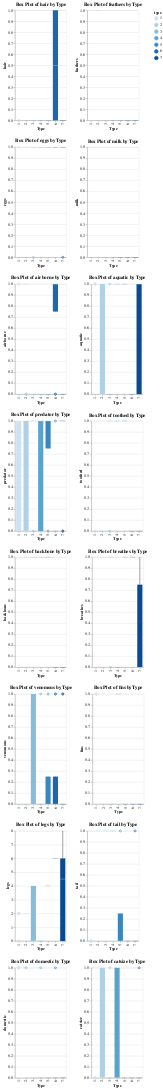

The code cell stored with this chart in its notebook:
### Code cell
import altair as alt

# Count the occurrences of unique values in `type`
type_counts = df['type'].value_counts().reset_index()
type_counts = type_counts.set_axis(['type', 'count'], axis=1)

# Display the counts
print("Count of values in type column: \n")
print(type_counts.to_markdown(index = False))

# Create a bar chart to visualize the distribution of `type`
chart1 = alt.Chart(type_counts).mark_bar().encode(
    x=alt.X('type:N', axis=alt.Axis(title='Type')),
    y=alt.Y('count:Q', axis=alt.Axis(title='Count')),
    tooltip=['type', 'count']
).properties(
    title='Distribution of Type'
).interactive()

# Create subplots with 7 rows and 2 columns
charts = []
for i, col in enumerate(df.columns):
    # Skip `animal name` and `type` columns
    if col in ['animal name', 'type']:
        continue

    # Create a box plot for each column grouped by `type`
    chart = alt.Chart(df).mark_boxplot().encode(
        x=alt.X('type:N', axis=alt.Axis(title='Type')),
        y=alt.Y(col + ':Q', axis=alt.Axis(title=col)),
        color='type'
    ).properties(
        title=f'Box Plot of {col} by Type'
    )

    charts.append(chart)

# Arrange the charts in a 7x2 grid
fig = alt.vconcat(
    *[alt.hconcat(*charts[i:i+2]) for i in range(0, len(charts), 2)]
)

# Save the figure
fig.save('subplots_of_boxplots.json')
fig.show()

### Figure 1 — Vega-Lite specification as saved in the notebook (floating-point values rounded to 4 significant figures)
{"config": {"view": {"continuousWidth": 300, "continuousHeight": 300}}, "vconcat": [{"hconcat": [{"mark": {"type": "boxplot"}, "encoding": {"color": {"field": "type", "type": "quantitative"}, "x": {"axis": {"title": "Type"}, "field": "type", "type": "nominal"}, "y": {"axis": {"title": "hair"}, "field": "hair", "type": "quantitative"}}, "title": "Box Plot of hair by Type"}, {"mark": {"type": "boxplot"}, "encoding": {"color": {"field": "type", "type": "quantitative"}, "x": {"axis": {"title": "Type"}, "field": "type", "type": "nominal"}, "y": {"axis": {"title": "feathers"}, "field": "feathers", "type": "quantitative"}}, "title": "Box Plot of feathers by Type"}]}, {"hconcat": [{"mark": {"type": "boxplot"}, "encoding": {"color": {"field": "type", "type": "quantitative"}, "x": {"axis": {"title": "Type"}, "field": "type", "type": "nominal"}, "y": {"axis": {"title": "eggs"}, "field": "eggs", "type": "quantitative"}}, "title": "Box Plot of eggs by Type"}, {"mark": {"type": "boxplot"}, "encoding": {"color": {"field": "type", "type": "quantitative"}, "x": {"axis": {"title": "Type"}, "field": "type", "type": "nominal"}, "y": {"axis": {"title": "milk"}, "field": "milk", "type": "quantitative"}}, "title": "Box Plot of milk by Type"}]}, {"hconcat": [{"mark": {"type": "boxplot"}, "encoding": {"color": {"field": "type", "type": "quantitative"}, "x": {"axis": {"title": "Type"}, "field": "type", "type": "nominal"}, "y": {"axis": {"title": "airborne"}, "field": "airborne", "type": "quantitative"}}, "title": "Box Plot of airborne by Type"}, {"mark": {"type": "boxplot"}, "encoding": {"color": {"field": "type", "type": "quantitative"}, "x": {"axis": {"title": "Type"}, "field": "type", "type": "nominal"}, "y": {"axis": {"title": "aquatic"}, "field": "aquatic", "type": "quantitative"}}, "title": "Box Plot of aquatic by Type"}]}, {"hconcat": [{"mark": {"type": "boxplot"}, "encoding": {"color": {"field": "type", "type": "quantitative"}, "x": {"axis": {"title": "Type"}, "field": "type", "type": "nominal"}, "y": {"axis": {"title": "predator"}, "field": "predator", "type": "quantitative"}}, "title": "Box Plot of predator by Type"}, {"mark": {"type": "boxplot"}, "encoding": {"color": {"field": "type", "type": "quantitative"}, "x": {"axis": {"title": "Type"}, "field": "type", "type": "nominal"}, "y": {"axis": {"title": "toothed"}, "field": "toothed", "type": "quantitative"}}, "title": "Box Plot of toothed by Type"}]}, {"hconcat": [{"mark": {"type": "boxplot"}, "encoding": {"color": {"field": "type", "type": "quantitative"}, "x": {"axis": {"title": "Type"}, "field": "type", "type": "nominal"}, "y": {"axis": {"title": "backbone"}, "field": "backbone", "type": "quantitative"}}, "title": "Box Plot of backbone by Type"}, {"mark": {"type": "boxplot"}, "encoding": {"color": {"field": "type", "type": "quantitative"}, "x": {"axis": {"title": "Type"}, "field": "type", "type": "nominal"}, "y": {"axis": {"title": "breathes"}, "field": "breathes", "type": "quantitative"}}, "title": "Box Plot of breathes by Type"}]}, {"hconcat": [{"mark": {"type": "boxplot"}, "encoding": {"color": {"field": "type", "type": "quantitative"}, "x": {"axis": {"title": "Type"}, "field": "type", "type": "nominal"}, "y": {"axis": {"title": "venomous"}, "field": "venomous", "type": "quantitative"}}, "title": "Box Plot of venomous by Type"}, {"mark": {"type": "boxplot"}, "encoding": {"color": {"field": "type", "type": "quantitative"}, "x": {"axis": {"title": "Type"}, "field": "type", "type": "nominal"}, "y": {"axis": {"title": "fins"}, "field": "fins", "type": "quantitative"}}, "title": "Box Plot of fins by Type"}]}, {"hconcat": [{"mark": {"type": "boxplot"}, "encoding": {"color": {"field": "type", "type": "quantitative"}, "x": {"axis": {"title": "Type"}, "field": "type", "type": "nominal"}, "y": {"axis": {"title": "legs"}, "field": "legs", "type": "quantitative"}}, "title": "Box Plot of legs by Type"}, {"mark": {"type": "boxplot"}, "encoding": {"color": {"field": "type", "type": "quantitative"}, "x": {"axis": {"title": "Type"}, "field": "type", "type": "nominal"}, "y": {"axis": {"title": "tail"}, "field": "tail", "type": "quantitative"}}, "title": "Box Plot of tail by Type"}]}, {"hconcat": [{"mark": {"type": "boxplot"}, "encoding": {"color": {"field": "type", "type": "quantitative"}, "x": {"axis": {"title": "Type"}, "field": "type", "type": "nominal"}, "y": {"axis": {"title": "domestic"}, "field": "domestic", "type": "quantitative"}}, "title": "Box Plot of domestic by Type"}, {"mark": {"type": "boxplot"}, "encoding": {"color": {"field": "type", "type": "quantitative"}, "x": {"axis": {"title": "Type"}, "field": "type", "type": "nominal"}, "y": {"axis": {"title": "catsize"}, "field": "catsize", "type": "quantitative"}}, "title": "Box Plot of catsize by Type"}]}], "data": {"name": "data-2abd5edf44a39ff81b90b2b9d1974f74"}, "$schema": "https://vega.github.io/schema/vega-lite/v5.17.0.json", "datasets": {"data-2abd5edf44a39ff81b90b2b9d1974f74": [{"animal name": "aardvark", "hair": 1, "feathers": 0, "eggs": 0, "milk": 1, "airborne": 0, "aquatic": 0, "predator": 1, "toothed": 1, "backbone": 1, "breathes": 1, "venomous": 0, "fins": 0, "legs": 4, "tail": 0, "domestic": 0, "catsize": 1, "type": 1}, {"animal name": "antelope", "hair": 1, "feathers": 0, "eggs": 0, "milk": 1, "airborne": 0, "aquatic": 0, "predator": 0, "toothed": 1, "backbone": 1, "breathes": 1, "venomous": 0, "fins": 0, "legs": 4, "tail": 1, "domestic": 0, "catsize": 1, "type": 1}, {"animal name": "bass", "hair": 0, "feathers": 0, "eggs": 1, "milk": 0, "airborne": 0, "aquatic": 1, "predator": 1, "toothed": 1, "backbone": 1, "breathes": 0, "venomous": 0, "fins": 1, "legs": 0, "tail": 1, "domestic": 0, "catsize": 0, "type": 4}, {"animal name": "bear", "hair": 1, "feathers": 0, "eggs": 0, "milk": 1, "airborne": 0, "aquatic": 0, "predator": 1, "toothed": 1, "backbone": 1, "breathes": 1, "venomous": 0, "fins": 0, "legs": 4, "tail": 0, "domestic": 0, "catsize": 1, "type": 1}, {"animal name": "boar", "hair": 1, "feathers": 0, "eggs": 0, "milk": 1, "airborne": 0, "aquatic": 0, "predator": 1, "toothed": 1, "backbone": 1, "breathes": 1, "venomous": 0, "fins": 0, "legs": 4, "tail": 1, "domestic": 0, "catsize": 1, "type": 1}, {"animal name": "buffalo", "hair": 1, "feathers": 0, "eggs": 0, "milk": 1, "airborne": 0, "aquatic": 0, "predator": 0, "toothed": 1, "backbone": 1, "breathes": 1, "venomous": 0, "fins": 0, "legs": 4, "tail": 1, "domestic": 0, "catsize": 1, "type": 1}, {"animal name": "calf", "hair": 1, "feathers": 0, "eggs": 0, "milk": 1, "airborne": 0, "aquatic": 0, "predator": 0, "toothed": 1, "backbone": 1, "breathes": 1, "venomous": 0, "fins": 0, "legs": 4, "tail": 1, "domestic": 1, "catsize": 1, "type": 1}, {"animal name": "carp", "hair": 0, "feathers": 0, "eggs": 1, "milk": 0, "airborne": 0, "aquatic": 1, "predator": 0, "toothed": 1, "backbone": 1, "breathes": 0, "venomous": 0, "fins": 1, "legs": 0, "tail": 1, "domestic": 1, "catsize": 0, "type": 4}, {"animal name": "catfish", "hair": 0, "feathers": 0, "eggs": 1, "milk": 0, "airborne": 0, "aquatic": 1, "predator": 1, "toothed": 1, "backbone": 1, "breathes": 0, "venomous": 0, "fins": 1, "legs": 0, "tail": 1, "domestic": 0, "catsize": 0, "type": 4}, {"animal name": "cavy", "hair": 1, "feathers": 0, "eggs": 0, "milk": 1, "airborne": 0, "aquatic": 0, "predator": 0, "toothed": 1, "backbone": 1, "breathes": 1, "venomous": 0, "fins": 0, "legs": 4, "tail": 0, "domestic": 1, "catsize": 0, "type": 1}, {"animal name": "cheetah", "hair": 1, "feathers": 0, "eggs": 0, "milk": 1, "airborne": 0, "aquatic": 0, "predator": 1, "toothed": 1, "backbone": 1, "breathes": 1, "venomous": 0, "fins": 0, "legs": 4, "tail": 1, "domestic": 0, "catsize": 1, "type": 1}, {"animal name": "chicken", "hair": 0, "feathers": 1, "eggs": 1, "milk": 0, "airborne": 1, "aquatic": 0, "predator": 0, "toothed": 0, "backbone": 1, "breathes": 1, "venomous": 0, "fins": 0, "legs": 2, "tail": 1, "domestic": 1, "catsize": 0, "type": 2}, {"animal name": "chub", "hair": 0, "feathers": 0, "eggs": 1, "milk": 0, "airborne": 0, "aquatic": 1, "predator": 1, "toothed": 1, "backbone": 1, "breathes": 0, "venomous": 0, "fins": 1, "legs": 0, "tail": 1, "domestic": 0, "catsize": 0, "type": 4}, {"animal name": "clam", "hair": 0, "feathers": 0, "eggs": 1, "milk": 0, "airborne": 0, "aquatic": 0, "predator": 1, "toothed": 0, "backbone": 0, "breathes": 0, "venomous": 0, "fins": 0, "legs": 0, "tail": 0, "domestic": 0, "catsize": 0, "type": 7}, {"animal name": "crab", "hair": 0, "feathers": 0, "eggs": 1, "milk": 0, "airborne": 0, "aquatic": 1, "predator": 1, "toothed": 0, "backbone": 0, "breathes": 0, "venomous": 0, "fins": 0, "legs": 4, "tail": 0, "domestic": 0, "catsize": 0, "type": 7}, {"animal name": "crayfish", "hair": 0, "feathers": 0, "eggs": 1, "milk": 0, "airborne": 0, "aquatic": 1, "predator": 1, "toothed": 0, "backbone": 0, "breathes": 0, "venomous": 0, "fins": 0, "legs": 6, "tail": 0, "domestic": 0, "catsize": 0, "type": 7}, {"animal name": "crow", "hair": 0, "feathers": 1, "eggs": 1, "milk": 0, "airborne": 1, "aquatic": 0, "predator": 1, "toothed": 0, "backbone": 1, "breathes": 1, "venomous": 0, "fins": 0, "legs": 2, "tail": 1, "domestic": 0, "catsize": 0, "type": 2}, {"animal name": "deer", "hair": 1, "feathers": 0, "eggs": 0, "milk": 1, "airborne": 0, "aquatic": 0, "predator": 0, "toothed": 1, "backbone": 1, "breathes": 1, "venomous": 0, "fins": 0, "legs": 4, "tail": 1, "domestic": 0, "catsize": 1, "type": 1}, {"animal name": "dogfish", "hair": 0, "feathers": 0, "eggs": 1, "milk": 0, "airborne": 0, "aquatic": 1, "predator": 1, "toothed": 1, "backbone": 1, "breathes": 0, "venomous": 0, "fins": 1, "legs": 0, "tail": 1, "domestic": 0, "catsize": 1, "type": 4}, {"animal name": "dolphin", "hair": 0, "feathers": 0, "eggs": 0, "milk": 1, "airborne": 0, "aquatic": 1, "predator": 1, "toothed": 1, "backbone": 1, "breathes": 1, "venomous": 0, "fins": 1, "legs": 0, "tail": 1, "domestic": 0, "catsize": 1, "type": 1}, {"animal name": "dove", "hair": 0, "feathers": 1, "eggs": 1, "milk": 0, "airborne": 1, "aquatic": 0, "predator": 0, "toothed": 0, "backbone": 1, "breathes": 1, "venomous": 0, "fins": 0, "legs": 2, "tail": 1, "domestic": 1, "catsize": 0, "type": 2}, {"animal name": "duck", "hair": 0, "feathers": 1, "eggs": 1, "milk": 0, "airborne": 1, "aquatic": 1, "predator": 0, "toothed": 0, "backbone": 1, "breathes": 1, "venomous": 0, "fins": 0, "legs": 2, "tail": 1, "domestic": 0, "catsize": 0, "type": 2}, {"animal name": "elephant", "hair": 1, "feathers": 0, "eggs": 0, "milk": 1, "airborne": 0, "aquatic": 0, "predator": 0, "toothed": 1, "backbone": 1, "breathes": 1, "venomous": 0, "fins": 0, "legs": 4, "tail": 1, "domestic": 0, "catsize": 1, "type": 1}, {"animal name": "flamingo", "hair": 0, "feathers": 1, "eggs": 1, "milk": 0, "airborne": 1, "aquatic": 0, "predator": 0, "toothed": 0, "backbone": 1, "breathes": 1, "venomous": 0, "fins": 0, "legs": 2, "tail": 1, "domestic": 0, "catsize": 1, "type": 2}, {"animal name": "flea", "hair": 0, "feathers": 0, "eggs": 1, "milk": 0, "airborne": 0, "aquatic": 0, "predator": 0, "toothed": 0, "backbone": 0, "breathes": 1, "venomous": 0, "fins": 0, "legs": 6, "tail": 0, "domestic": 0, "catsize": 0, "type": 6}, {"animal name": "frog", "hair": 0, "feathers": 0, "eggs": 1, "milk": 0, "airborne": 0, "aquatic": 1, "predator": 1, "toothed": 1, "backbone": 1, "breathes": 1, "venomous": 0, "fins": 0, "legs": 4, "tail": 0, "domestic": 0, "catsize": 0, "type": 5}, {"animal name": "frog", "hair": 0, "feathers": 0, "eggs": 1, "milk": 0, "airborne": 0, "aquatic": 1, "predator": 1, "toothed": 1, "backbone": 1, "breathes": 1, "venomous": 1, "fins": 0, "legs": 4, "tail": 0, "domestic": 0, "catsize": 0, "type": 5}, {"animal name": "fruitbat", "hair": 1, "feathers": 0, "eggs": 0, "milk": 1, "airborne": 1, "aquatic": 0, "predator": 0, "toothed": 1, "backbone": 1, "breathes": 1, "venomous": 0, "fins": 0, "legs": 2, "tail": 1, "domestic": 0, "catsize": 0, "type": 1}, {"animal name": "giraffe", "hair": 1, "feathers": 0, "eggs": 0, "milk": 1, "airborne": 0, "aquatic": 0, "predator": 0, "toothed": 1, "backbone": 1, "breathes": 1, "venomous": 0, "fins": 0, "legs": 4, "tail": 1, "domestic": 0, "catsize": 1, "type": 1}, {"animal name": "girl", "hair": 1, "feathers": 0, "eggs": 0, "milk": 1, "airborne": 0, "aquatic": 0, "predator": 1, "toothed": 1, "backbone": 1, "breathes": 1, "venomous": 0, "fins": 0, "legs": 2, "tail": 0, "domestic": 1, "catsize": 1, "type": 1}, {"animal name": "gnat", "hair": 0, "feathers": 0, "eggs": 1, "milk": 0, "airborne": 1, "aquatic": 0, "predator": 0, "toothed": 0, "backbone": 0, "breathes": 1, "venomous": 0, "fins": 0, "legs": 6, "tail": 0, "domestic": 0, "catsize": 0, "type": 6}, {"animal name": "goat", "hair": 1, "feathers": 0, "eggs": 0, "milk": 1, "airborne": 0, "aquatic": 0, "predator": 0, "toothed": 1, "backbone": 1, "breathes": 1, "venomous": 0, "fins": 0, "legs": 4, "tail": 1, "domestic": 1, "catsize": 1, "type": 1}, {"animal name": "gorilla", "hair": 1, "feathers": 0, "eggs": 0, "milk": 1, "airborne": 0, "aquatic": 0, "predator": 0, "toothed": 1, "backbone": 1, "breathes": 1, "venomous": 0, "fins": 0, "legs": 2, "tail": 0, "domestic": 0, "catsize": 1, "type": 1}, {"animal name": "gull", "hair": 0, "feathers": 1, "eggs": 1, "milk": 0, "airborne": 1, "aquatic": 1, "predator": 1, "toothed": 0, "backbone": 1, "breathes": 1, "venomous": 0, "fins": 0, "legs": 2, "tail": 1, "domestic": 0, "catsize": 0, "type": 2}, {"animal name": "haddock", "hair": 0, "feathers": 0, "eggs": 1, "milk": 0, "airborne": 0, "aquatic": 1, "predator": 0, "toothed": 1, "backbone": 1, "breathes": 0, "venomous": 0, "fins": 1, "legs": 0, "tail": 1, "domestic": 0, "catsize": 0, "type": 4}, {"animal name": "hamster", "hair": 1, "feathers": 0, "eggs": 0, "milk": 1, "airborne": 0, "aquatic": 0, "predator": 0, "toothed": 1, "backbone": 1, "breathes": 1, "venomous": 0, "fins": 0, "legs": 4, "tail": 1, "domestic": 1, "catsize": 0, "type": 1}, {"animal name": "hare", "hair": 1, "feathers": 0, "eggs": 0, "milk": 1, "airborne": 0, "aquatic": 0, "predator": 0, "toothed": 1, "backbone": 1, "breathes": 1, "venomous": 0, "fins": 0, "legs": 4, "tail": 1, "domestic": 0, "catsize": 0, "type": 1}, {"animal name": "hawk", "hair": 0, "feathers": 1, "eggs": 1, "milk": 0, "airborne": 1, "aquatic": 0, "predator": 1, "toothed": 0, "backbone": 1, "breathes": 1, "venomous": 0, "fins": 0, "legs": 2, "tail": 1, "domestic": 0, "catsize": 0, "type": 2}, {"animal name": "herring", "hair": 0, "feathers": 0, "eggs": 1, "milk": 0, "airborne": 0, "aquatic": 1, "predator": 1, "toothed": 1, "backbone": 1, "breathes": 0, "venomous": 0, "fins": 1, "legs": 0, "tail": 1, "domestic": 0, "catsize": 0, "type": 4}, {"animal name": "honeybee", "hair": 1, "feathers": 0, "eggs": 1, "milk": 0, "airborne": 1, "aquatic": 0, "predator": 0, "toothed": 0, "backbone": 0, "breathes": 1, "venomous": 1, "fins": 0, "legs": 6, "tail": 0, "domestic": 1, "catsize": 0, "type": 6}, {"animal name": "housefly", "hair": 1, "feathers": 0, "eggs": 1, "milk": 0, "airborne": 1, "aquatic": 0, "predator": 0, "toothed": 0, "backbone": 0, "breathes": 1, "venomous": 0, "fins": 0, "legs": 6, "tail": 0, "domestic": 0, "catsize": 0, "type": 6}, {"animal name": "kiwi", "hair": 0, "feathers": 1, "eggs": 1, "milk": 0, "airborne": 0, "aquatic": 0, "predator": 1, "toothed": 0, "backbone": 1, "breathes": 1, "venomous": 0, "fins": 0, "legs": 2, "tail": 1, "domestic": 0, "catsize": 0, "type": 2}, {"animal name": "ladybird", "hair": 0, "feathers": 0, "eggs": 1, "milk": 0, "airborne": 1, "aquatic": 0, "predator": 1, "toothed": 0, "backbone": 0, "breathes": 1, "venomous": 0, "fins": 0, "legs": 6, "tail": 0, "domestic": 0, "catsize": 0, "type": 6}, {"animal name": "lark", "hair": 0, "feathers": 1, "eggs": 1, "milk": 0, "airborne": 1, "aquatic": 0, "predator": 0, "toothed": 0, "backbone": 1, "breathes": 1, "venomous": 0, "fins": 0, "legs": 2, "tail": 1, "domestic": 0, "catsize": 0, "type": 2}, {"animal name": "leopard", "hair": 1, "feathers": 0, "eggs": 0, "milk": 1, "airborne": 0, "aquatic": 0, "predator": 1, "toothed": 1, "backbone": 1, "breathes": 1, "venomous": 0, "fins": 0, "legs": 4, "tail": 1, "domestic": 0, "catsize": 1, "type": 1}, {"animal name": "lion", "hair": 1, "feathers": 0, "eggs": 0, "milk": 1, "airborne": 0, "aquatic": 0, "predator": 1, "toothed": 1, "backbone": 1, "breathes": 1, "venomous": 0, "fins": 0, "legs": 4, "tail": 1, "domestic": 0, "catsize": 1, "type": 1}, {"animal name": "lobster", "hair": 0, "feathers": 0, "eggs": 1, "milk": 0, "airborne": 0, "aquatic": 1, "predator": 1, "toothed": 0, "backbone": 0, "breathes": 0, "venomous": 0, "fins": 0, "legs": 6, "tail": 0, "domestic": 0, "catsize": 0, "type": 7}, {"animal name": "lynx", "hair": 1, "feathers": 0, "eggs": 0, "milk": 1, "airborne": 0, "aquatic": 0, "predator": 1, "toothed": 1, "backbone": 1, "breathes": 1, "venomous": 0, "fins": 0, "legs": 4, "tail": 1, "domestic": 0, "catsize": 1, "type": 1}, {"animal name": "mink", "hair": 1, "feathers": 0, "eggs": 0, "milk": 1, "airborne": 0, "aquatic": 1, "predator": 1, "toothed": 1, "backbone": 1, "breathes": 1, "venomous": 0, "fins": 0, "legs": 4, "tail": 1, "domestic": 0, "catsize": 1, "type": 1}, {"animal name": "mole", "hair": 1, "feathers": 0, "eggs": 0, "milk": 1, "airborne": 0, "aquatic": 0, "predator": 1, "toothed": 1, "backbone": 1, "breathes": 1, "venomous": 0, "fins": 0, "legs": 4, "tail": 1, "domestic": 0, "catsize": 0, "type": 1}, {"animal name": "mongoose", "hair": 1, "feathers": 0, "eggs": 0, "milk": 1, "airborne": 0, "aquatic": 0, "predator": 1, "toothed": 1, "backbone": 1, "breathes": 1, "venomous": 0, "fins": 0, "legs": 4, "tail": 1, "domestic": 0, "catsize": 1, "type": 1}, {"animal name": "moth", "hair": 1, "feathers": 0, "eggs": 1, "milk": 0, "airborne": 1, "aquatic": 0, "predator": 0, "toothed": 0, "backbone": 0, "breathes": 1, "venomous": 0, "fins": 0, "legs": 6, "tail": 0, "domestic": 0, "catsize": 0, "type": 6}, {"animal name": "newt", "hair": 0, "feathers": 0, "eggs": 1, "milk": 0, "airborne": 0, "aquatic": 1, "predator": 1, "toothed": 1, "backbone": 1, "breathes": 1, "venomous": 0, "fins": 0, "legs": 4, "tail": 1, "domestic": 0, "catsize": 0, "type": 5}, {"animal name": "octopus", "hair": 0, "feathers": 0, "eggs": 1, "milk": 0, "airborne": 0, "aquatic": 1, "predator": 1, "toothed": 0, "backbone": 0, "breathes": 0, "venomous": 0, "fins": 0, "legs": 8, "tail": 0, "domestic": 0, "catsize": 1, "type": 7}, {"animal name": "opossum", "hair": 1, "feathers": 0, "eggs": 0, "milk": 1, "airborne": 0, "aquatic": 0, "predator": 1, "toothed": 1, "backbone": 1, "breathes": 1, "venomous": 0, "fins": 0, "legs": 4, "tail": 1, "domestic": 0, "catsize": 0, "type": 1}, {"animal name": "oryx", "hair": 1, "feathers": 0, "eggs": 0, "milk": 1, "airborne": 0, "aquatic": 0, "predator": 0, "toothed": 1, "backbone": 1, "breathes": 1, "venomous": 0, "fins": 0, "legs": 4, "tail": 1, "domestic": 0, "catsize": 1, "type": 1}, {"animal name": "ostrich", "hair": 0, "feathers": 1, "eggs": 1, "milk": 0, "airborne": 0, "aquatic": 0, "predator": 0, "toothed": 0, "backbone": 1, "breathes": 1, "venomous": 0, "fins": 0, "legs": 2, "tail": 1, "domestic": 0, "catsize": 1, "type": 2}, {"animal name": "parakeet", "hair": 0, "feathers": 1, "eggs": 1, "milk": 0, "airborne": 1, "aquatic": 0, "predator": 0, "toothed": 0, "backbone": 1, "breathes": 1, "venomous": 0, "fins": 0, "legs": 2, "tail": 1, "domestic": 1, "catsize": 0, "type": 2}, {"animal name": "penguin", "hair": 0, "feathers": 1, "eggs": 1, "milk": 0, "airborne": 0, "aquatic": 1, "predator": 1, "toothed": 0, "backbone": 1, "breathes": 1, "venomous": 0, "fins": 0, "legs": 2, "tail": 1, "domestic": 0, "catsize": 1, "type": 2}, {"animal name": "pheasant", "hair": 0, "feathers": 1, "eggs": 1, "milk": 0, "airborne": 1, "aquatic": 0, "predator": 0, "toothed": 0, "backbone": 1, "breathes": 1, "venomous": 0, "fins": 0, "legs": 2, "tail": 1, "domestic": 0, "catsize": 0, "type": 2}, {"animal name": "pike", "hair": 0, "feathers": 0, "eggs": 1, "milk": 0, "airborne": 0, "aquatic": 1, "predator": 1, "toothed": 1, "backbone": 1, "breathes": 0, "venomous": 0, "fins": 1, "legs": 0, "tail": 1, "domestic": 0, "catsize": 1, "type": 4}, {"animal name": "piranha", "hair": 0, "feathers": 0, "eggs": 1, "milk": 0, "airborne": 0, "aquatic": 1, "predator": 1, "toothed": 1, "backbone": 1, "breathes": 0, "venomous": 0, "fins": 1, "legs": 0, "tail": 1, "domestic": 0, "catsize": 0, "type": 4}, {"animal name": "pitviper", "hair": 0, "feathers": 0, "eggs": 1, "milk": 0, "airborne": 0, "aquatic": 0, "predator": 1, "toothed": 1, "backbone": 1, "breathes": 1, "venomous": 1, "fins": 0, "legs": 0, "tail": 1, "domestic": 0, "catsize": 0, "type": 3}, {"animal name": "platypus", "hair": 1, "feathers": 0, "eggs": 1, "milk": 1, "airborne": 0, "aquatic": 1, "predator": 1, "toothed": 0, "backbone": 1, "breathes": 1, "venomous": 0, "fins": 0, "legs": 4, "tail": 1, "domestic": 0, "catsize": 1, "type": 1}, {"animal name": "polecat", "hair": 1, "feathers": 0, "eggs": 0, "milk": 1, "airborne": 0, "aquatic": 0, "predator": 1, "toothed": 1, "backbone": 1, "breathes": 1, "venomous": 0, "fins": 0, "legs": 4, "tail": 1, "domestic": 0, "catsize": 1, "type": 1}, {"animal name": "pony", "hair": 1, "feathers": 0, "eggs": 0, "milk": 1, "airborne": 0, "aquatic": 0, "predator": 0, "toothed": 1, "backbone": 1, "breathes": 1, "venomous": 0, "fins": 0, "legs": 4, "tail": 1, "domestic": 1, "catsize": 1, "type": 1}, {"animal name": "porpoise", "hair": 0, "feathers": 0, "eggs": 0, "milk": 1, "airborne": 0, "aquatic": 1, "predator": 1, "toothed": 1, "backbone": 1, "breathes": 1, "venomous": 0, "fins": 1, "legs": 0, "tail": 1, "domestic": 0, "catsize": 1, "type": 1}, {"animal name": "puma", "hair": 1, "feathers": 0, "eggs": 0, "milk": 1, "airborne": 0, "aquatic": 0, "predator": 1, "toothed": 1, "backbone": 1, "breathes": 1, "venomous": 0, "fins": 0, "legs": 4, "tail": 1, "domestic": 0, "catsize": 1, "type": 1}, {"animal name": "pussycat", "hair": 1, "feathers": 0, "eggs": 0, "milk": 1, "airborne": 0, "aquatic": 0, "predator": 1, "toothed": 1, "backbone": 1, "breathes": 1, "venomous": 0, "fins": 0, "legs": 4, "tail": 1, "domestic": 1, "catsize": 1, "type": 1}, {"animal name": "raccoon", "hair": 1, "feathers": 0, "eggs": 0, "milk": 1, "airborne": 0, "aquatic": 0, "predator": 1, "toothed": 1, "backbone": 1, "breathes": 1, "venomous": 0, "fins": 0, "legs": 4, "tail": 1, "domestic": 0, "catsize": 1, "type": 1}, {"animal name": "reindeer", "hair": 1, "feathers": 0, "eggs": 0, "milk": 1, "airborne": 0, "aquatic": 0, "predator": 0, "toothed": 1, "backbone": 1, "breathes": 1, "venomous": 0, "fins": 0, "legs": 4, "tail": 1, "domestic": 1, "catsize": 1, "type": 1}, {"animal name": "rhea", "hair": 0, "feathers": 1, "eggs": 1, "milk": 0, "airborne": 0, "aquatic": 0, "predator": 1, "toothed": 0, "backbone": 1, "breathes": 1, "venomous": 0, "fins": 0, "legs": 2, "tail": 1, "domestic": 0, "catsize": 1, "type": 2}, {"animal name": "scorpion", "hair": 0, "feathers": 0, "eggs": 0, "milk": 0, "airborne": 0, "aquatic": 0, "predator": 1, "toothed": 0, "backbone": 0, "breathes": 1, "venomous": 1, "fins": 0, "legs": 8, "tail": 1, "domestic": 0, "catsize": 0, "type": 7}, {"animal name": "seahorse", "hair": 0, "feathers": 0, "eggs": 1, "milk": 0, "airborne": 0, "aquatic": 1, "predator": 0, "toothed": 1, "backbone": 1, "breathes": 0, "venomous": 0, "fins": 1, "legs": 0, "tail": 1, "domestic": 0, "catsize": 0, "type": 4}, {"animal name": "seal", "hair": 1, "feathers": 0, "eggs": 0, "milk": 1, "airborne": 0, "aquatic": 1, "predator": 1, "toothed": 1, "backbone": 1, "breathes": 1, "venomous": 0, "fins": 1, "legs": 0, "tail": 0, "domestic": 0, "catsize": 1, "type": 1}, {"animal name": "sealion", "hair": 1, "feathers": 0, "eggs": 0, "milk": 1, "airborne": 0, "aquatic": 1, "predator": 1, "toothed": 1, "backbone": 1, "breathes": 1, "venomous": 0, "fins": 1, "legs": 2, "tail": 1, "domestic": 0, "catsize": 1, "type": 1}, {"animal name": "seasnake", "hair": 0, "feathers": 0, "eggs": 0, "milk": 0, "airborne": 0, "aquatic": 1, "predator": 1, "toothed": 1, "backbone": 1, "breathes": 0, "venomous": 1, "fins": 0, "legs": 0, "tail": 1, "domestic": 0, "catsize": 0, "type": 3}, {"animal name": "seawasp", "hair": 0, "feathers": 0, "eggs": 1, "milk": 0, "airborne": 0, "aquatic": 1, "predator": 1, "toothed": 0, "backbone": 0, "breathes": 0, "venomous": 1, "fins": 0, "legs": 0, "tail": 0, "domestic": 0, "catsize": 0, "type": 7}, {"animal name": "skimmer", "hair": 0, "feathers": 1, "eggs": 1, "milk": 0, "airborne": 1, "aquatic": 1, "predator": 1, "toothed": 0, "backbone": 1, "breathes": 1, "venomous": 0, "fins": 0, "legs": 2, "tail": 1, "domestic": 0, "catsize": 0, "type": 2}, {"animal name": "skua", "hair": 0, "feathers": 1, "eggs": 1, "milk": 0, "airborne": 1, "aquatic": 1, "predator": 1, "toothed": 0, "backbone": 1, "breathes": 1, "venomous": 0, "fins": 0, "legs": 2, "tail": 1, "domestic": 0, "catsize": 0, "type": 2}, {"animal name": "slowworm", "hair": 0, "feathers": 0, "eggs": 1, "milk": 0, "airborne": 0, "aquatic": 0, "predator": 1, "toothed": 1, "backbone": 1, "breathes": 1, "venomous": 0, "fins": 0, "legs": 0, "tail": 1, "domestic": 0, "catsize": 0, "type": 3}, {"animal name": "slug", "hair": 0, "feathers": 0, "eggs": 1, "milk": 0, "airborne": 0, "aquatic": 0, "predator": 0, "toothed": 0, "backbone": 0, "breathes": 1, "venomous": 0, "fins": 0, "legs": 0, "tail": 0, "domestic": 0, "catsize": 0, "type": 7}, {"animal name": "sole", "hair": 0, "feathers": 0, "eggs": 1, "milk": 0, "airborne": 0, "aquatic": 1, "predator": 0, "toothed": 1, "backbone": 1, "breathes": 0, "venomous": 0, "fins": 1, "legs": 0, "tail": 1, "domestic": 0, "catsize": 0, "type": 4}, {"animal name": "sparrow", "hair": 0, "feathers": 1, "eggs": 1, "milk": 0, "airborne": 1, "aquatic": 0, "predator": 0, "toothed": 0, "backbone": 1, "breathes": 1, "venomous": 0, "fins": 0, "legs": 2, "tail": 1, "domestic": 0, "catsize": 0, "type": 2}, {"animal name": "squirrel", "hair": 1, "feathers": 0, "eggs": 0, "milk": 1, "airborne": 0, "aquatic": 0, "predator": 0, "toothed": 1, "backbone": 1, "breathes": 1, "venomous": 0, "fins": 0, "legs": 2, "tail": 1, "domestic": 0, "catsize": 0, "type": 1}, {"animal name": "starfish", "hair": 0, "feathers": 0, "eggs": 1, "milk": 0, "airborne": 0, "aquatic": 1, "predator": 1, "toothed": 0, "backbone": 0, "breathes": 0, "venomous": 0, "fins": 0, "legs": 5, "tail": 0, "domestic": 0, "catsize": 0, "type": 7}, {"animal name": "stingray", "hair": 0, "feathers": 0, "eggs": 1, "milk": 0, "airborne": 0, "aquatic": 1, "predator": 1, "toothed": 1, "backbone": 1, "breathes": 0, "venomous": 1, "fins": 1, "legs": 0, "tail": 1, "domestic": 0, "catsize": 1, "type": 4}, {"animal name": "swan", "hair": 0, "feathers": 1, "eggs": 1, "milk": 0, "airborne": 1, "aquatic": 1, "predator": 0, "toothed": 0, "backbone": 1, "breathes": 1, "venomous": 0, "fins": 0, "legs": 2, "tail": 1, "domestic": 0, "catsize": 1, "type": 2}, {"animal name": "termite", "hair": 0, "feathers": 0, "eggs": 1, "milk": 0, "airborne": 0, "aquatic": 0, "predator": 0, "toothed": 0, "backbone": 0, "breathes": 1, "venomous": 0, "fins": 0, "legs": 6, "tail": 0, "domestic": 0, "catsize": 0, "type": 6}, {"animal name": "toad", "hair": 0, "feathers": 0, "eggs": 1, "milk": 0, "airborne": 0, "aquatic": 1, "predator": 0, "toothed": 1, "backbone": 1, "breathes": 1, "venomous": 0, "fins": 0, "legs": 4, "tail": 0, "domestic": 0, "catsize": 0, "type": 5}, {"animal name": "tortoise", "hair": 0, "feathers": 0, "eggs": 1, "milk": 0, "airborne": 0, "aquatic": 0, "predator": 0, "toothed": 0, "backbone": 1, "breathes": 1, "venomous": 0, "fins": 0, "legs": 4, "tail": 1, "domestic": 0, "catsize": 1, "type": 3}, {"animal name": "tuatara", "hair": 0, "feathers": 0, "eggs": 1, "milk": 0, "airborne": 0, "aquatic": 0, "predator": 1, "toothed": 1, "backbone": 1, "breathes": 1, "venomous": 0, "fins": 0, "legs": 4, "tail": 1, "domestic": 0, "catsize": 0, "type": 3}, {"animal name": "tuna", "hair": 0, "feathers": 0, "eggs": 1, "milk": 0, "airborne": 0, "aquatic": 1, "predator": 1, "toothed": 1, "backbone": 1, "breathes": 0, "venomous": 0, "fins": 1, "legs": 0, "tail": 1, "domestic": 0, "catsize": 1, "type": 4}, {"animal name": "vampire", "hair": 1, "feathers": 0, "eggs": 0, "milk": 1, "airborne": 1, "aquatic": 0, "predator": 0, "toothed": 1, "backbone": 1, "breathes": 1, "venomous": 0, "fins": 0, "legs": 2, "tail": 1, "domestic": 0, "catsize": 0, "type": 1}, {"animal name": "vole", "hair": 1, "feathers": 0, "eggs": 0, "milk": 1, "airborne": 0, "aquatic": 0, "predator": 0, "toothed": 1, "backbone": 1, "breathes": 1, "venomous": 0, "fins": 0, "legs": 4, "tail": 1, "domestic": 0, "catsize": 0, "type": 1}, {"animal name": "vulture", "hair": 0, "feathers": 1, "eggs": 1, "milk": 0, "airborne": 1, "aquatic": 0, "predator": 1, "toothed": 0, "backbone": 1, "breathes": 1, "venomous": 0, "fins": 0, "legs": 2, "tail": 1, "domestic": 0, "catsize": 1, "type": 2}, {"animal name": "wallaby", "hair": 1, "feathers": 0, "eggs": 0, "milk": 1, "airborne": 0, "aquatic": 0, "predator": 0, "toothed": 1, "backbone": 1, "breathes": 1, "venomous": 0, "fins": 0, "legs": 2, "tail": 1, "domestic": 0, "catsize": 1, "type": 1}, {"animal name": "wasp", "hair": 1, "feathers": 0, "eggs": 1, "milk": 0, "airborne": 1, "aquatic": 0, "predator": 0, "toothed": 0, "backbone": 0, "breathes": 1, "venomous": 1, "fins": 0, "legs": 6, "tail": 0, "domestic": 0, "catsize": 0, "type": 6}, {"animal name": "wolf", "hair": 1, "feathers": 0, "eggs": 0, "milk": 1, "airborne": 0, "aquatic": 0, "predator": 1, "toothed": 1, "backbone": 1, "breathes": 1, "venomous": 0, "fins": 0, "legs": 4, "tail": 1, "domestic": 0, "catsize": 1, "type": 1}, {"animal name": "worm", "hair": 0, "feathers": 0, "eggs": 1, "milk": 0, "airborne": 0, "aquatic": 0, "predator": 0, "toothed": 0, "backbone": 0, "breathes": 1, "venomous": 0, "fins": 0, "legs": 0, "tail": 0, "domestic": 0, "catsize": 0, "type": 7}, {"animal name": "wren", "hair": 0, "feathers": 1, "eggs": 1, "milk": 0, "airborne": 1, "aquatic": 0, "predator": 0, "toothed": 0, "backbone": 1, "breathes": 1, "venomous": 0, "fins": 0, "legs": 2, "tail": 1, "domestic": 0, "catsize": 0, "type": 2}]}}
